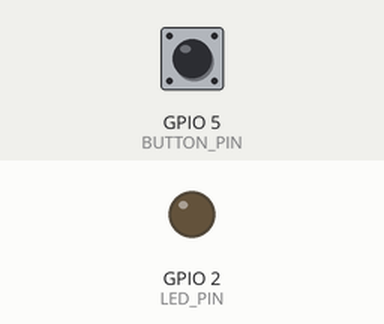
Bench run of a sketch on a simulated ESP32. Shown: output pins drawn as LEDs (lit = HIGH). Inputs (shaded band) come from the test bench; at power-on: GPIO 5 (BUTTON_PIN) HIGH. WiFi joins after 1.5 s; servers stay silent unless stated; I2S audio is not simulated (input reads silence); what the sketch prints to the serial monitor is not drawn.

Above: at 3.2 s.
3.3 s: GPIO 5 (BUTTON_PIN) pulled LOW for 0.15 s
At 4.1 s:
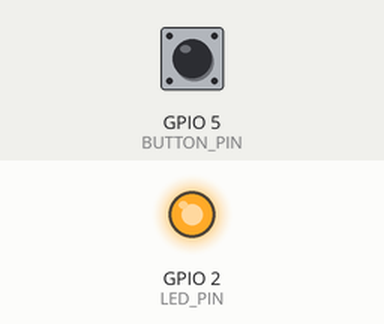
6.4 s: GPIO 5 (BUTTON_PIN) pulled LOW for 1 s
At 7.6 s:
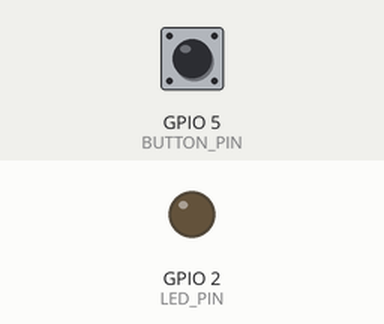
8.9 s: GPIO 5 (BUTTON_PIN) pulled LOW for 3.2 s
At 9.5 s:
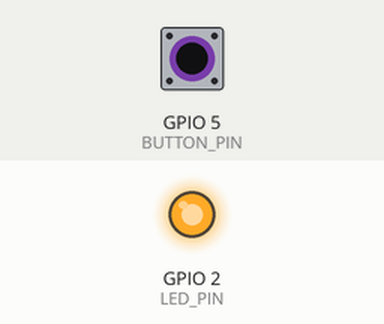
Timing chart, 0 to 11.9 s (numbered marks = the images above; inputs shaded):
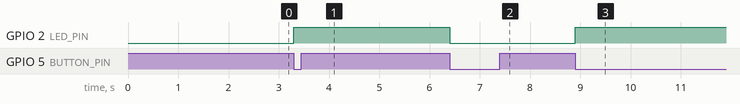

Measured:
- after the input at 3.3 s, GPIO 2 (LED_PIN): LOW → HIGH at once
- after the input at 6.4 s, GPIO 2 (LED_PIN): HIGH → LOW at once
- after the input at 8.9 s, GPIO 2 (LED_PIN): LOW → HIGH at once

The sketch:

AudioServidor.ino
```cpp
#include <WiFi.h>
#include <WebSocketsClient.h>
#include <driver/i2s.h>

// --- CREDENCIALES DE RED ---
const char* ssid = "Meso";
const char* password = "Un1f1M3so";

// --- SERVIDOR NGROK ---
// IMPORTANTE: En el servidor lanzar ngrok con:
// ngrok http 5000 --domain luxury-roster-uncouth.ngrok-free.dev --scheme=http,https
const char* websockets_server_host = "luxury-roster-uncouth.ngrok-free.dev";
const uint16_t websockets_server_port = 80; // Puerto 80 (WS sin SSL) habilitado con --scheme=http,https

// --- TOKEN DE AUTENTICACION DEL ESP32 (debe coincidir con ESP_TOKEN en .env) ---
const char* esp_token = "EstadisticaProyecto123*esp32_123";

// --- MAPEO DE PINES ---
#define I2S_WS      27
#define I2S_SCK     14
#define I2S_SD      33

#define BUTTON_PIN   5
#define LED_PIN      2

#define I2S_PORT    I2S_NUM_0

// Bloques de 1024 muestras (64 ms por paquete a 16 kHz)
#define SAMPLE_RATE 16000
#define CHUNK_SAMPLES 1024

int32_t rawBuffer[CHUNK_SAMPLES];
int16_t pcmBuffer[CHUNK_SAMPLES];

bool escuchando = false;
bool estadoBotonAnterior = HIGH;

// Variables para el filtro DC-Blocker
int32_t prevInput = 0;
int32_t prevOutput = 0;

WebSocketsClient webSocket;

bool despertarRedARP() {
    IPAddress gateway = WiFi.gatewayIP();
    Serial.print("Despertando ruta ARP con el Gateway (");
    Serial.print(gateway);
    Serial.println(") | DNS DHCP: " + WiFi.dnsIP(0).toString());

    WiFiClient arpClient;
    arpClient.connect(gateway, 80, 1000);
    arpClient.stop();

    IPAddress serverIP;
    Serial.print("Resolviendo DNS para ");
    Serial.print(websockets_server_host);
    if (WiFi.hostByName(websockets_server_host, serverIP)) {
        Serial.print(" -> IP resuelta: ");
        Serial.println(serverIP);
        return true;
    }

    // Si falla con el DNS del router/universidad, probar con 8.8.8.8 y 1.1.1.1 sin perder la IP DHCP
    Serial.println(" -> Fallo DNS local, probando DNS 8.8.8.8...");
    WiFi.config(WiFi.localIP(), WiFi.gatewayIP(), WiFi.subnetMask(), IPAddress(8, 8, 8, 8), IPAddress(1, 1, 1, 1));
    if (WiFi.hostByName(websockets_server_host, serverIP)) {
        Serial.print(" -> IP resuelta con 8.8.8.8: ");
        Serial.println(serverIP);
        return true;
    }

    Serial.println(" -> [ERROR] No se pudo resolver el DNS en esta subred!");
    return false;
}

void webSocketEvent(WStype_t type, uint8_t * payload, size_t length) {
    switch(type) {
        case WStype_DISCONNECTED:
            Serial.println("[WSc] Desconectado del servidor.");
            digitalWrite(LED_PIN, LOW);
            break;
        case WStype_CONNECTED:
            Serial.printf("[WSc] Conectado exitosamente a: %s\n", payload ? (char*)payload : "/ws/esp");
            {
                String jsonString = "{\"recording\":" + String(escuchando ? "true" : "false") + "}";
                webSocket.sendTXT(jsonString);
                digitalWrite(LED_PIN, escuchando ? HIGH : LOW);
            }
            break;
        case WStype_ERROR:
            Serial.printf("[WSc] Error en WebSocket: %s\n", payload ? (char*)payload : "desconocido");
            break;
        default:
            break;
    }
}

void configurarI2S() {
    i2s_config_t i2s_config = {
        .mode = (i2s_mode_t)(I2S_MODE_MASTER | I2S_MODE_RX),
        .sample_rate = SAMPLE_RATE,
        .bits_per_sample = I2S_BITS_PER_SAMPLE_32BIT,
        .channel_format = I2S_CHANNEL_FMT_ONLY_LEFT,
        .communication_format = I2S_COMM_FORMAT_STAND_I2S,
        .intr_alloc_flags = ESP_INTR_FLAG_LEVEL1,
        .dma_buf_count = 8,
        .dma_buf_len = 512,
        .use_apll = false,
        .tx_desc_auto_clear = false,
        .fixed_mclk = 0
    };

    i2s_pin_config_t pin_config = {
        .bck_io_num = I2S_SCK,
        .ws_io_num = I2S_WS,
        .data_out_num = I2S_PIN_NO_CHANGE,
        .data_in_num = I2S_SD
    };

    pinMode(I2S_SD, INPUT_PULLDOWN);
    i2s_driver_install(I2S_PORT, &i2s_config, 0, NULL);
    i2s_set_pin(I2S_PORT, &pin_config);
    i2s_zero_dma_buffer(I2S_PORT);
}

void setup() {
    Serial.begin(115200);

    pinMode(BUTTON_PIN, INPUT_PULLUP);
    pinMode(LED_PIN, OUTPUT);
    digitalWrite(LED_PIN, LOW);

    WiFi.mode(WIFI_STA);
    WiFi.setSleep(false);

    bool redValida = false;
    int intentosDHCP = 0;

    while (!redValida && intentosDHCP < 5) {
        intentosDHCP++;
        WiFi.disconnect(true);
        delay(300);
        WiFi.begin(ssid, password);

        Serial.printf("Conectando a Wi-Fi (Intento DHCP %d)", intentosDHCP);
        int espera = 0;
        while (WiFi.status() != WL_CONNECTED && espera < 20) {
            delay(500);
            Serial.print(".");
            espera++;
        }

        if (WiFi.status() == WL_CONNECTED) {
            Serial.println("\nWi-Fi conectado. IP local: " + WiFi.localIP().toString());
            if (despertarRedARP()) {
                redValida = true;
            } else {
                Serial.println("[AVISO] El router entrego una IP sin salida a Internet (" + WiFi.localIP().toString() + "). Reintentando DHCP...");
                delay(1000);
            }
        }
    }

configurarI2S();

    String wsPath = "/ws/esp?token=" + String(esp_token);
    // Aseguramos \r\n al final de cada cabecera
    String extraHeader = "X-ESP-Token: " + String(esp_token) + "\r\nngrok-skip-browser-warning: 69420\r\n";

    // 1. Primero se inyectan los headers
    webSocket.setExtraHeaders(extraHeader.c_str());

    // 2. Luego se inicia la conexión (puerto 80 sin SSL)
    webSocket.begin(websockets_server_host, websockets_server_port, wsPath.c_str());

    webSocket.onEvent(webSocketEvent);
    webSocket.setReconnectInterval(3000);
    webSocket.enableHeartbeat(15000, 3000, 2);
}
void loop() {
    webSocket.loop();

    bool estadoBotonActual = digitalRead(BUTTON_PIN);

    // Deteccion de flanco del boton fisico
    if (estadoBotonAnterior == HIGH && estadoBotonActual == LOW) {
        escuchando = !escuchando;

        prevInput = 0;
        prevOutput = 0;
        i2s_zero_dma_buffer(I2S_PORT);

        String jsonString = "{\"recording\":" + String(escuchando ? "true" : "false") + "}";
        webSocket.sendTXT(jsonString);

        digitalWrite(LED_PIN, escuchando ? HIGH : LOW);
        delay(200);
    }
    estadoBotonAnterior = estadoBotonActual;

    // Si esta activo el modo escucha, leer bloque completo de I2S y enviar por WebSocket
    if (escuchando && webSocket.isConnected()) {
        size_t bytesLeidos = 0;
        esp_err_t res = i2s_read(I2S_PORT, rawBuffer, sizeof(rawBuffer), &bytesLeidos, pdMS_TO_TICKS(100));

        if (res == ESP_OK && bytesLeidos > 0) {
            int muestras = bytesLeidos / sizeof(int32_t);

            for (int i = 0; i < muestras; i++) {
                int32_t x = rawBuffer[i] >> 8;

                // Filtro pasa-altos DC-Blocker
                int32_t y = x - prevInput + ((prevOutput * 255) >> 8);
                prevInput = x;
                prevOutput = y;

                // Conversion exacta a 16 bits (raw >> 14 como en ReceptorLocalAudioButton)
                int32_t sample16 = y >> 6;

                if (sample16 > 32767) sample16 = 32767;
                if (sample16 < -32768) sample16 = -32768;

                pcmBuffer[i] = (int16_t)sample16;
            }

            webSocket.sendBIN((uint8_t*)pcmBuffer, muestras * sizeof(int16_t));
        }
    }
}
```
